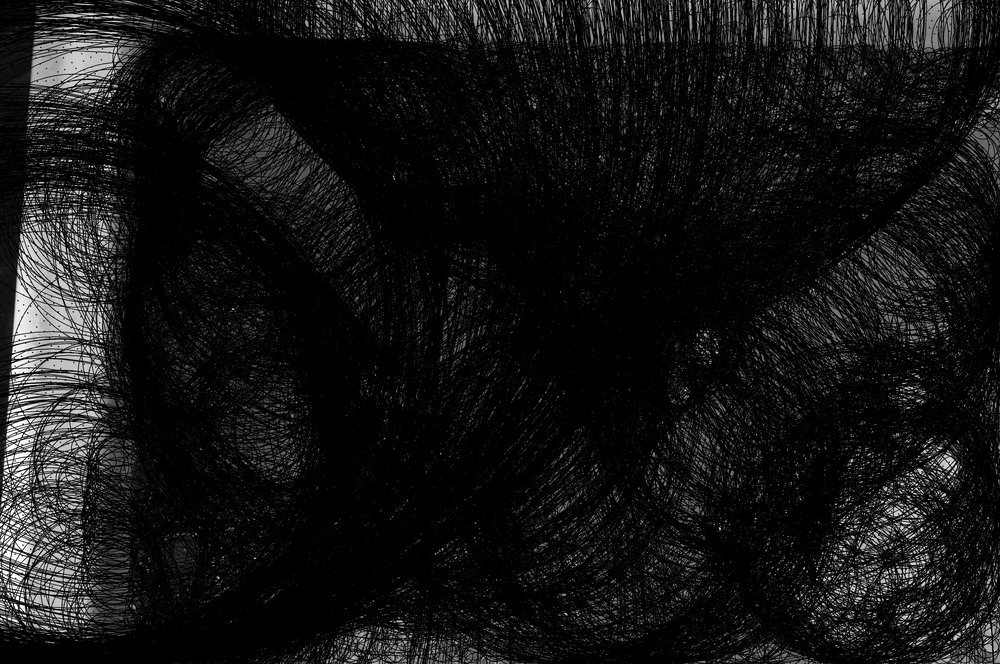
#> input picture algorithms/Hough_Transform_Images/PLATE_FFS-32_2013_A_006.JPG.png.png, 1000 x 664 px, shrunk from 4288 x 2848 before the run
$ python -i contrast.py   (imports and definitions only)
#> lines starting #> are read from the running program, lines starting #| are printed output that depends on the picture
#> further down, picture is the input picture: shape (664, 1000, 3); min 0, max 255, mean 20.2
import cv2

def image_contrast(image):
    # Image Contrast Filter
    # image: image matrix
    # return: image matrix after CLAHE algorithm
    # This is something called contrast limited adaptive histogram equalization
    # This will improve the image's contrast by:
    # -computing a histogram of pixel intensities
    # -evenly distributing the most common pixels
    # -giving a linear trend to cumulative distribution function (turn into straight line)

    #Convert to LAB Color space
    #l channel is lightness
    #a channel is change between red and green
    #b channel is change between yellow and blue
    lab = cv2.cvtColor(image, cv2.COLOR_BGR2LAB)
#> lab: shape (664, 1000, 3); mean of channels 0, 1, 2 20.4, 128, 128
    lab_l_channel, lab_a_channel, lab_b_channel = cv2.split(lab)
#> lab_a_channel: shape (664, 1000); every value is 128

    # Start CLAHE
    # Applying CLAHE to l-channel
    # This is because CLAHE takes in a gray image, in this case just the lightness channel.
    # clip limiting is the threshold for limiting the contrast (reduce noise amplification)
    # tile grid size divides image to M x N tiles to apply equalization to each one.
    clahe = cv2.createCLAHE(clipLimit=2.0, tileGridSize=(8,8))
    cl = clahe.apply(lab_l_channel)
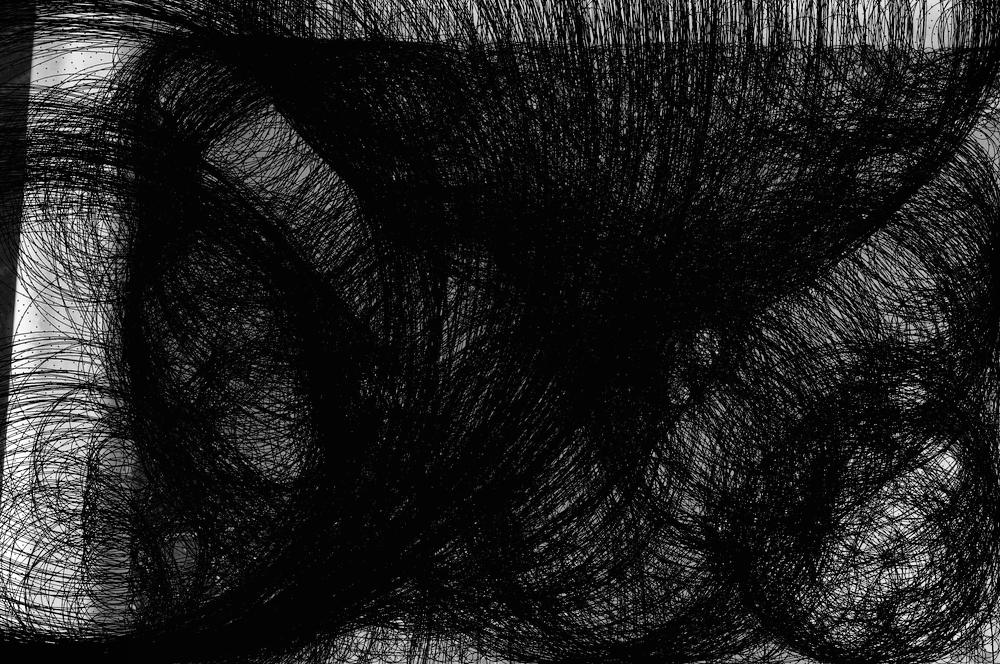
#> cl: shape (664, 1000); min 2, max 255, mean 33

    # Merge new L-channel with the a and b channels
    result = cv2.merge((cl,lab_a_channel,lab_b_channel))
#> result: shape (664, 1000, 3); mean of channels 0, 1, 2 33, 128, 128

    # Convert image from LAB Color model to BGR color space
    result = cv2.cvtColor(result, cv2.COLOR_LAB2BGR)

    return result

>>> import cv2
>>> picture = cv2.imread('../Hough_Transform_Images/PLATE_FFS-32_2013_A_006.JPG.png.png')
>>> result = image_contrast(picture)

$ run again, on algorithms/Hough_Transform_Images/PLATE_FFS-32_2013_A_006.png
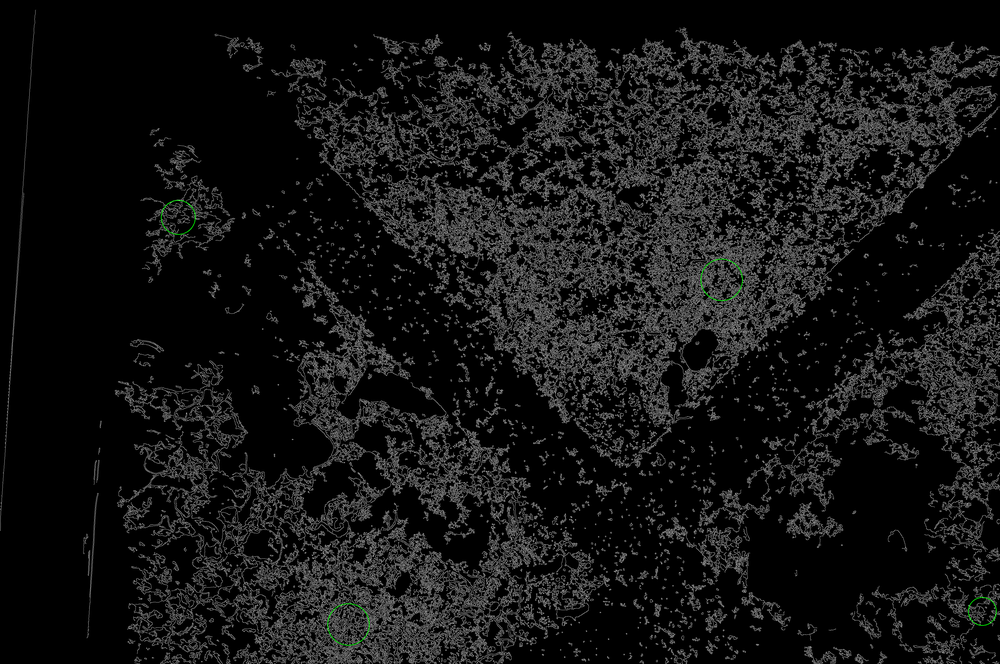
#> input picture algorithms/Hough_Transform_Images/PLATE_FFS-32_2013_A_006.png, 1000 x 664 px, shrunk from 4288 x 2848 before the run
#> picture is the input picture: shape (664, 1000, 3); mean B, G, R 20.6, 20.7, 20.6
#> lab: shape (664, 1000, 3); mean of channels 0, 1, 2 21.9, 127.9, 128
#> in image_contrast, `cl = clahe.apply(lab_l_channel)`:
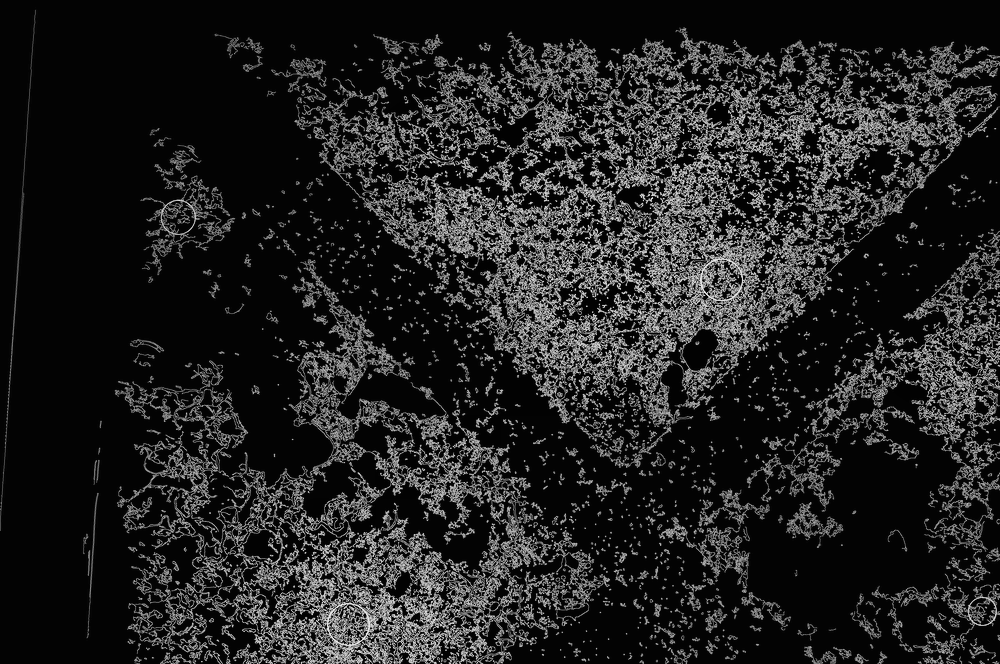
#> cl: shape (664, 1000); min 2, max 245, mean 35.1

$ run again, on algorithms/Hough_Transform_Images/PLATE_GUA-02_2014_A_018.JPG.png.png
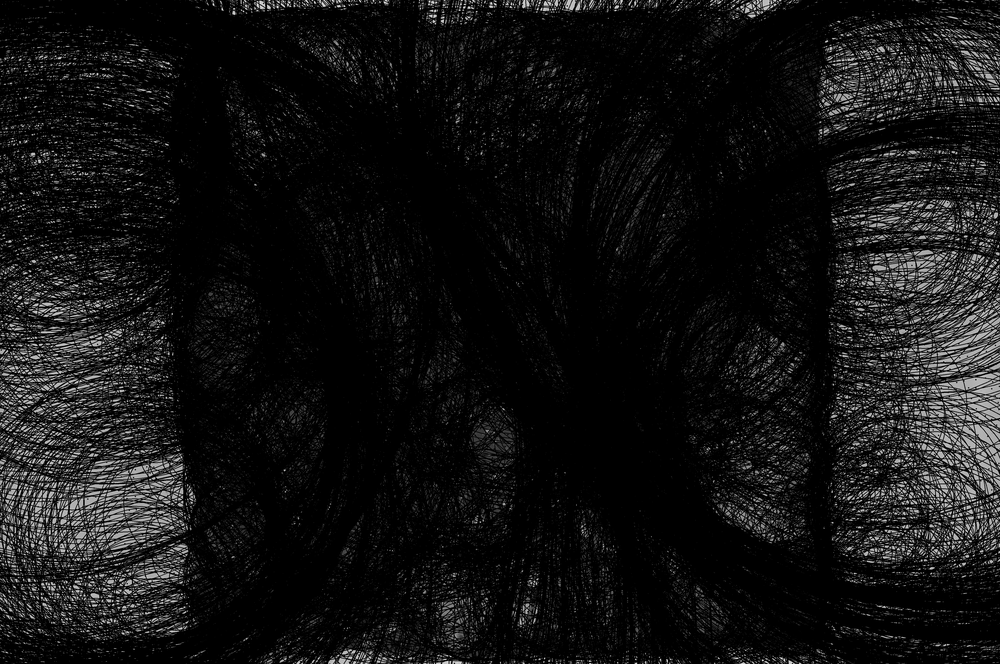
#> input picture algorithms/Hough_Transform_Images/PLATE_GUA-02_2014_A_018.JPG.png.png, 1000 x 664 px, shrunk from 4288 x 2848 before the run
#> picture is the input picture: shape (664, 1000, 3); min 0, max 244, mean 18.8
#> lab: shape (664, 1000, 3); mean of channels 0, 1, 2 19.1, 128, 128
#> lab_a_channel: shape (664, 1000); every value is 128
#> in image_contrast, `cl = clahe.apply(lab_l_channel)`:
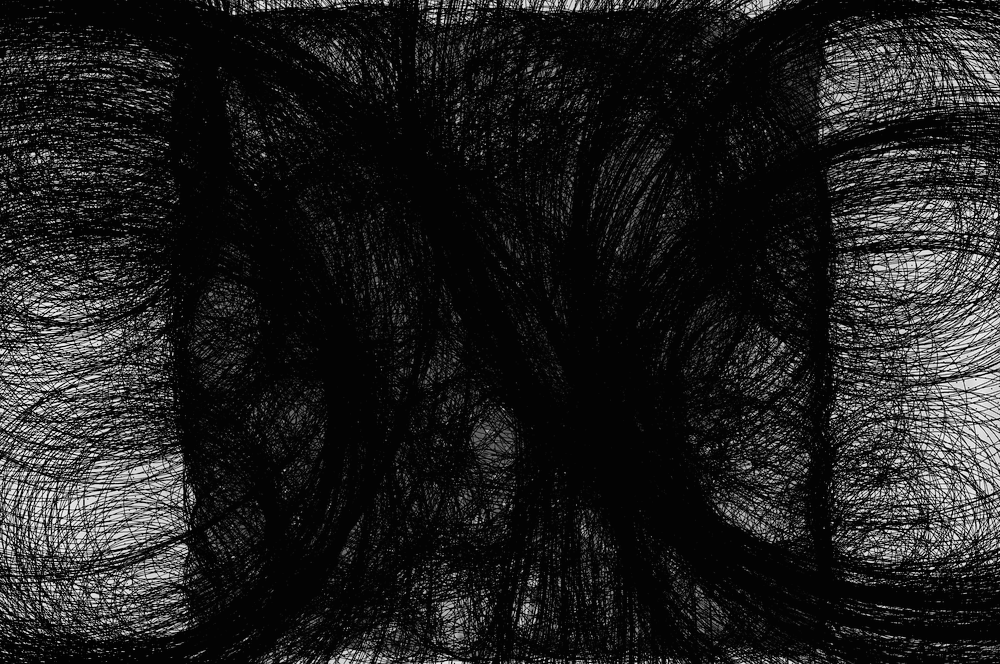
#> cl: shape (664, 1000); min 2, max 252, mean 31.8
